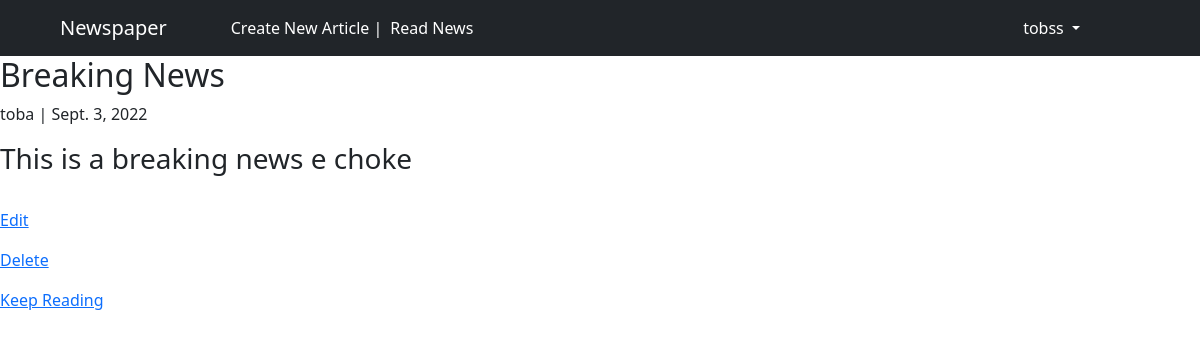
/articles/1/ (signed in), run on the app's committed database.
### users/models.py (models this page shows)
class CustomUser(AbstractUser):
    age = models.PositiveBigIntegerField(null=True, blank=True)

### articles/models.py (models this page shows, shortened)
class Article(models.Model):
    title = models.CharField(max_length=200)
    body = models.TextField()
    author = models.ForeignKey(
        get_user_model(),
        on_delete=models.CASCADE
    )
    date = models.DateField(auto_now_add=True)

### articles/views.py (the view)
# urls.py: path('<int:pk>/', ArticleDetailView.as_view(), name='article_detail'),
class ArticleDetailView(LoginRequiredMixin, DetailView):
    model = Article
    template_name = 'article_detail.html'
    login_url = 'login'

### templates/article_detail.html
{% extends 'base.html' %}
{% block content %}
<div>
    <h2>{{ object.title }}</h2>
    <p>{{ object.author }} | {{ object.date }}</p>
    <h3>{{ object.body }}</h3>
    <br>
    <p><a href="{% url 'article_edit' article.pk %}">Edit</a></p>
    <p><a href="{% url 'article_delete' article.pk %}">Delete</a></p>
    <p><a href="{% url 'article_list' %}">Keep Reading</a></p>
</div>
{% endblock content %}

### templates/base.html (shortened to what this page needs)
{% load static %}
<!DOCTYPE html>
<html>
    <head>
        <link href="https://cdn.jsdelivr.net/npm/bootstrap@5.2.0/dist/css/bootstrap.min.css" rel="stylesheet">
        <link rel="stylesheet" href="{% static 'css/style.css' %}">
    </head>
    <body>
        <header class="fixed">
            <nav class="navbar navbar-expand-lg navbar-dark bg-dark mb-auto">
                <div class="container-fluid">
                  <a class="navbar-brand ms-5" href="{% url 'home' %}">Newspaper</a>
                  <div class="lin ms-5">
                    <a href="{% url 'article_new' %}">Create New Article | </a>
                  </div>
                  <div class="ms-2 decoration-none lin">
                    <a href="{% url 'article_list' %}">Read News</a>
                  </div>
                  <div class="collapse navbar-collapse" id="navbarSupportedContent">
                    <ul class="navbar-nav ms-auto me-5 mb-2 mb-lg-0 mar">
                        {% if user.is_authenticated %}
                      <li class="nav-item dropdown">
                        <a class="nav-link dropdown-toggle text-white" href="#" role="button" data-bs-toggle="dropdown" aria-expanded="false">
                          {{ user.username }}
                        </a>
                      </li>
                    </ul>
                    {% else %}
                    <form class="d-flex" role="search">
                      <a href="{% url 'login' %}" class="btn btn-outline-secondary btn-primary text-white me-2">Log In</a>
                      <a href="{% url 'signup' %}" class="btn btn-outline-secondary text-white">Sign Up</a>
                    </form>
                    {% endif %}
                  </div>
                </div>
              </nav>
        </header>
            {% block content %}
            {% endblock content %}
    </body>
</html>

### static/css/style.css (style rules this page uses)
.lin a { text-decoration: none !important; color:white; }
header nav ul li a { z-index: 11; }
.navbar { position: relative; z-index: 11; }
.mar { margin-right: 100px !important; }

### data on the page
CustomUser: username "tobss"
Article: title "Breaking News", author "toba", date "Sept. 3, 2022", body "This is a breaking news e choke"
